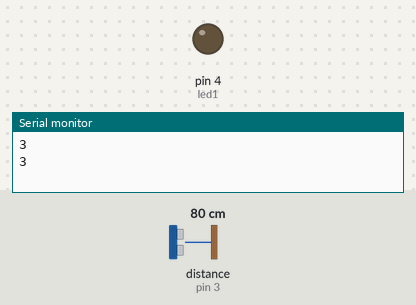
The sketch below on a simulated Arduino Uno, built with avr-gcc and run on an emulated ATmega328P. On the bench: output pins drawn as LEDs (lit = HIGH), the last lines printed to the serial monitor. Wiring (inferred from the names in the program): ultrasonic range finder: trigger pin 2; echo pin 3. The test bench sets the inputs (shaded band); at power-on: distance to the obstacle (sensor on pin 3) 80 cm. The echo pulse lasts 58.3 µs per cm; pins used as bus, display or sensor lines are not drawn.

Above: at 5.8 s.
5.9 s: distance to the obstacle (sensor on pin 3) set to 12 cm
11.9 s: distance to the obstacle (sensor on pin 3) set to 9 cm
At 15.3 s:
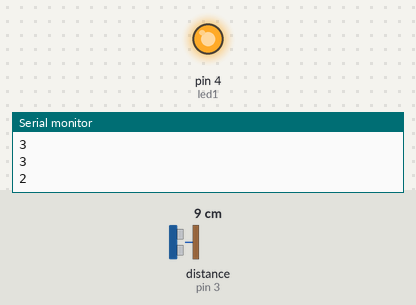
17.9 s: distance to the obstacle (sensor on pin 3) set to 18 cm
At 20.4 s:
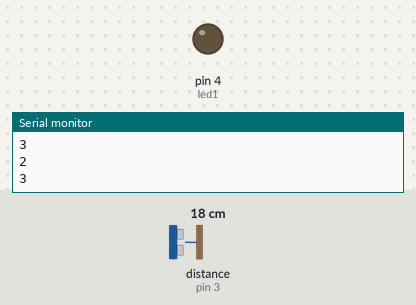
23.9 s: distance to the obstacle (sensor on pin 3) set to 2 cm
At 25.4 s:
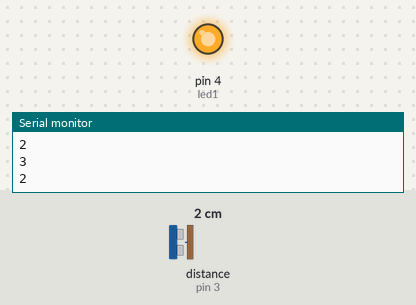
Timing chart, 0 to 26.9 s (numbered marks = the images above; inputs shaded):
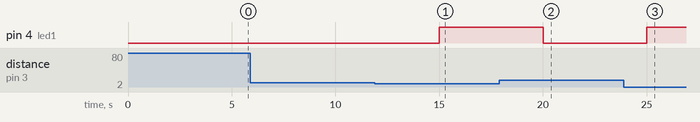

The sketch:

arduino_park2.ino
```cpp
// Premier Capteur
#define echoPin1 3       //  Echoc Pin
#define trigPin1 2      // Trigger Pin
#define led1 4         // LED Pin

// Deuxième Capteur
/*#define echoPin2 5       //  Echoc Pin
#define trigPin2 6      // Trigger Pin
#define led2 7         // LED Pin */

// Troisième Capteur
/*#define echoPin3 8       //  Echoc Pin
#define trigPin3 9      // Trigger Pin
#define led3 10         // LED Pin */

/*#define buzzer 11  // Pin pour l'alarme
#define led4 12 */

// Le temps sera utilisé pour le calcul de la distance
long temps1, distance1;
// long temps2, distance2;
// long temps3, distance3;

int comptePlaces=0;
int placesDispo =0;

void setup() {
 Serial.begin (9600);       // On initialise la communication serial avec la Raspberry Pi

 // Les Trigger Pins et les LEDs sont declarées comme sorties
 pinMode(trigPin1, OUTPUT);
 // pinMode(trigPin2, OUTPUT);
 // pinMode(trigPin3, OUTPUT);
 pinMode(led1, OUTPUT);
 // pinMode(led2, OUTPUT);
 // pinMode(led3, OUTPUT);

 // Les Pins Echocs  sont declarées comme entrées
 pinMode(echoPin1, INPUT);
 // pinMode(echoPin2, INPUT);
 // pinMode(echoPin3, INPUT);

 // pinMode(buzzer, OUTPUT);    // le pin de l'alarme pin comme sortie
 // pinMode(led4, OUTPUT);    // la pin de la led rouge comme sortie
}

void loop() {
/* Le cycle (trigPin---echoPin) suivant est utilisé pour déterminer la distance de l'objet le plus proche en renvoyant les ondes sonores.*/

/* Un signal de haut niveau d'au moins 10 microsecondes est requis pour déclencher la broche.
 *  Le module produit alors huit signaux d'impulsion de 40 KHz et attend de recevoir l'écho.
 *                                       _____
 *                                      |     |
 *                          ------------!     !---------
 *                          ............|10us |.........
 */

 digitalWrite(trigPin1, LOW);
 delayMicroseconds(2);
 digitalWrite(trigPin1, HIGH);
 delayMicroseconds(10);
 digitalWrite(trigPin1, LOW);

// La fonction pulseIn () détermine la durée d'une impulsion et cette la durée est proportionnelle à la distance de l'obstacle
temps1 = pulseIn(echoPin1, HIGH);

 /*digitalWrite(trigPin2, LOW);
 delayMicroseconds(2);
 digitalWrite(trigPin2, HIGH);
 delayMicroseconds(10);
 digitalWrite(trigPin2, LOW);
 temps2 = pulseIn(echoPin2, HIGH);*/

 /*digitalWrite(trigPin3, LOW);
 delayMicroseconds(2);
 digitalWrite(trigPin3, HIGH);
 delayMicroseconds(10);
 digitalWrite(trigPin3, LOW);
 temps3 = pulseIn(echoPin3, HIGH);*/

// Distance = Vitesse du son (340 m/s) / 2, car on effectue un aller-retour.
// En Centimètre on a d(cm) = temps de parcours (us) / 58
 distance1 = temps1/58.2;
 if(distance1<10){
 distance1 = 1;
 digitalWrite(led1,HIGH);  // Allumage de la led
 }
 else {
  distance1 = 0;
  digitalWrite(led1,LOW);
 }

 /*distance2 = temps2/58.2;
 if(distance2<10){
 distance2 = 1;
 digitalWrite(led2,HIGH);  // Allumage de la led
 }
 else {
  distance1 = 0;
  digitalWrite(led2,LOW);
 }*/

 /*distance3 = temps3/58.2;
 if(distance3<10){
 distance3 = 1;
 digitalWrite(led3,HIGH);  // Allumage de la led
 }
 else {
  distance1 = 0;
  digitalWrite(led3,LOW);
 }*/

 comptePlaces = distance1 ; //+ distance2 + distance3 ;  // Addition des valeurs des capteurs pour determiner le nombre de places.

// nombre de places disponibles = nombre total de places  - le nombre total de voitures (les valeurs recues des capteurs).
 placesDispo = 3 - comptePlaces;

 Serial.println(placesDispo);    // Le nombre total de places disponibles est envoyé à la carte Raspberry Pi grace au Serial USB.

// Activation de la LED rouge et de l'alarme en cas d'insuffisance de places pour le Parking
 /*if(placesDispo==0){
  digitalWrite(led4,HIGH);
  delay(500);
  digitalWrite(led4,LOW);
  delay(500);
  tone(buzzer,100,20);
  Serial.println("Il n'y a plus de places disponible pour ce parking");
 }*/

 delay(5000);  // L'etat est mis à jour chaque 30 seconds.
}
```

Measured:
- the behaviour switches between 11 and 10 cm on distance to the obstacle (sensor on pin 3) (found by bisection; images 0 and 1)
- after the input at 11.9 s, pin 4 (led1): LOW → HIGH after 3.1 s
- after the input at 17.9 s, pin 4 (led1): HIGH → LOW after 2.1 s
- after the input at 23.9 s, pin 4 (led1): LOW → HIGH after 1.1 s
